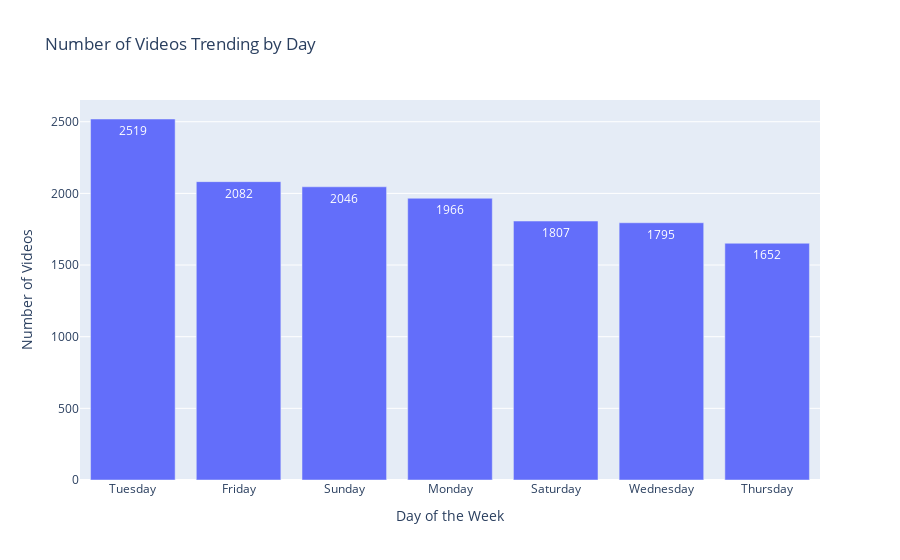

The notebook cell this image was saved under:
### Markdown cell above
### Basic EDA and Preprocessing

### Code cell
df['trending_date'] = pd.to_datetime(df['trending_date'], format='%d.%m.%y', errors='coerce')
df['trending_day'] = df['trending_date'].dt.day_name()
day_counts = df['trending_day'].value_counts().reset_index()
day_counts.columns = ['Day', 'Count']
fig = px.bar(day_counts, x='Day', y='Count', title='Number of Videos Trending by Day', text='Count')
fig.update_layout(xaxis_title='Day of the Week', yaxis_title='Number of Videos')
fig.show()

### Figure 1 — Plotly figure (JSON) as saved in the notebook; plotly's stock layout.template omitted (floating-point values rounded to 4 significant figures)
{"data": [{"alignmentgroup": "True", "hovertemplate": "Day=%{x}<br>Count=%{text}<extra></extra>", "legendgroup": "", "marker": {"color": "#636efa", "pattern": {"shape": ""}}, "name": "", "offsetgroup": "", "orientation": "v", "showlegend": false, "text": [2519, 2082, 2046, 1966, 1807, 1795, 1652], "textposition": "auto", "type": "bar", "x": ["Tuesday", "Friday", "Sunday", "Monday", "Saturday", "Wednesday", "Thursday"], "xaxis": "x", "y": [2519, 2082, 2046, 1966, 1807, 1795, 1652], "yaxis": "y"}], "layout": {"barmode": "relative", "legend": {"tracegroupgap": 0}, "title": {"text": "Number of Videos Trending by Day"}, "xaxis": {"anchor": "y", "domain": [0, 1], "title": {"text": "Day of the Week"}}, "yaxis": {"anchor": "x", "domain": [0, 1], "title": {"text": "Number of Videos"}}}}
